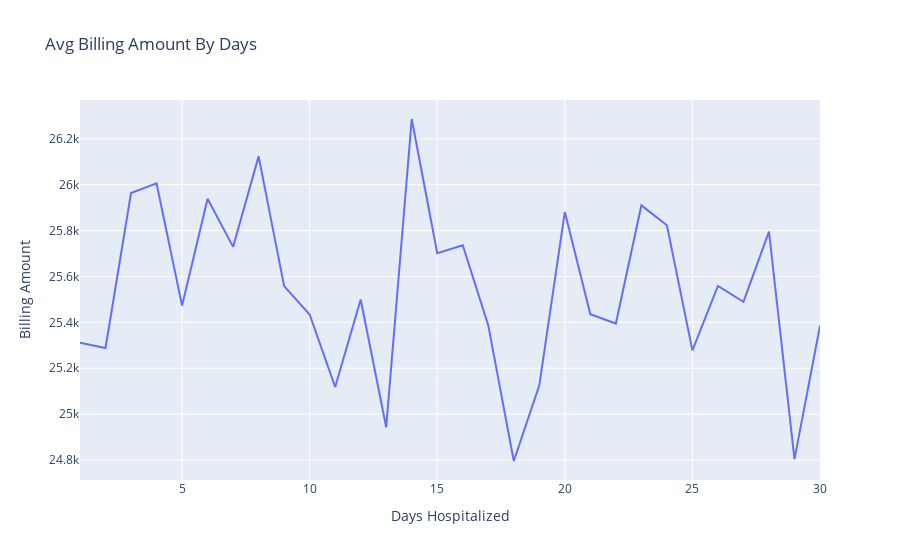

Here is the notebook cell this chart was saved with:
### Code cell
df=healthcare.groupby('Days Hospitalized',as_index=False)['Billing Amount'].mean()
op.line(df,x='Days Hospitalized',y='Billing Amount',title='Avg Billing Amount By Days')

### Figure 1 — Plotly figure (JSON) as saved in the notebook; plotly's stock layout.template omitted (floating-point values rounded to 4 significant figures)
{"data": [{"hovertemplate": "Days Hospitalized=%{x}<br>Billing Amount=%{y}<extra></extra>", "legendgroup": "", "line": {"color": "#636efa", "dash": "solid"}, "marker": {"symbol": "circle"}, "mode": "lines", "name": "", "orientation": "v", "showlegend": false, "type": "scatter", "x": [1, 2, 3, 4, 5, 6, 7, 8, 9, 10, 11, 12, 13, 14, 15, 16, 17, 18, 19, 20, 21, 22, 23, 24, 25, 26, 27, 28, 29, 30], "xaxis": "x", "y": [25310.0, 25290.0, 25960.0, 26010.0, 25470.0, 25940.0, 25730.0, 26120.0, 25560.0, 25430.0, 25120.0, 25500.0, 24940.0, 26290.0, 25700.0, 25740.0, 25390.0, 24800.0, 25130.0, 25880.0, 25440.0, 25390.0, 25910.0, 25820.0, 25280.0, 25560.0, 25490.0, 25800.0, 24800.0, 25390.0], "yaxis": "y"}], "layout": {"legend": {"tracegroupgap": 0}, "title": {"text": "Avg Billing Amount By Days"}, "xaxis": {"anchor": "y", "domain": [0, 1], "title": {"text": "Days Hospitalized"}}, "yaxis": {"anchor": "x", "domain": [0, 1], "title": {"text": "Billing Amount"}}}}
